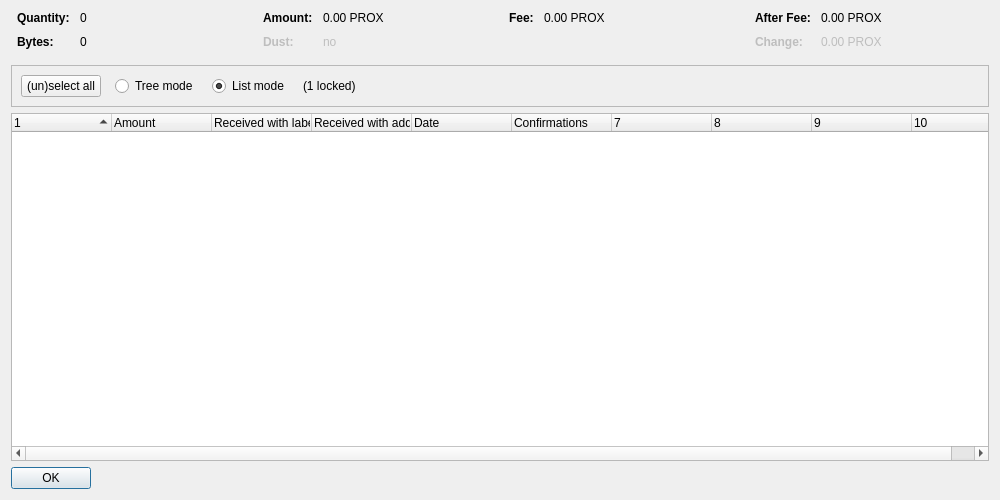
<?xml version="1.0" encoding="UTF-8"?>
<ui version="4.0">
 <class>CoinControlDialog</class>
 <widget class="QDialog" name="CoinControlDialog">
  <property name="geometry">
   <rect>
    <x>0</x>
    <y>0</y>
    <width>1000</width>
    <height>500</height>
   </rect>
  </property>
  <property name="windowTitle">
   <string>Coin Selection</string>
  </property>
  <layout class="QVBoxLayout" name="verticalLayout">
   <item>
    <layout class="QHBoxLayout" name="horizontalLayoutTop" stretch="0,0,0,0">
     <property name="topMargin">
      <number>0</number>
     </property>
     <property name="bottomMargin">
      <number>10</number>
     </property>
     <item>
      <layout class="QFormLayout" name="formLayoutCoinControl1">
       <property name="horizontalSpacing">
        <number>10</number>
       </property>
       <property name="verticalSpacing">
        <number>10</number>
       </property>
       <property name="leftMargin">
        <number>6</number>
       </property>
       <property name="rightMargin">
        <number>6</number>
       </property>
       <item row="0" column="0">
        <widget class="QLabel" name="labelCoinControlQuantityText">
         <property name="font">
          <font>
           <weight>75</weight>
           <bold>true</bold>
          </font>
         </property>
         <property name="text">
          <string>Quantity:</string>
         </property>
        </widget>
       </item>
       <item row="0" column="1">
        <widget class="QLabel" name="labelCoinControlQuantity">
         <property name="cursor">
          <cursorShape>IBeamCursor</cursorShape>
         </property>
         <property name="contextMenuPolicy">
          <enum>Qt::ActionsContextMenu</enum>
         </property>
         <property name="text">
          <string notr="true">0</string>
         </property>
         <property name="textInteractionFlags">
          <set>Qt::LinksAccessibleByMouse|Qt::TextSelectableByKeyboard|Qt::TextSelectableByMouse</set>
         </property>
        </widget>
       </item>
       <item row="1" column="0">
        <widget class="QLabel" name="labelCoinControlBytesText">
         <property name="font">
          <font>
           <weight>75</weight>
           <bold>true</bold>
          </font>
         </property>
         <property name="text">
          <string>Bytes:</string>
         </property>
        </widget>
       </item>
       <item row="1" column="1">
        <widget class="QLabel" name="labelCoinControlBytes">
         <property name="cursor">
          <cursorShape>IBeamCursor</cursorShape>
         </property>
         <property name="contextMenuPolicy">
          <enum>Qt::ActionsContextMenu</enum>
         </property>
         <property name="text">
          <string notr="true">0</string>
         </property>
         <property name="textInteractionFlags">
          <set>Qt::LinksAccessibleByMouse|Qt::TextSelectableByKeyboard|Qt::TextSelectableByMouse</set>
         </property>
        </widget>
       </item>
      </layout>
     </item>
     <item>
      <layout class="QFormLayout" name="formLayoutCoinControl2">
       <property name="horizontalSpacing">
        <number>10</number>
       </property>
       <property name="verticalSpacing">
        <number>10</number>
       </property>
       <property name="leftMargin">
        <number>6</number>
       </property>
       <property name="rightMargin">
        <number>6</number>
       </property>
       <item row="0" column="0">
        <widget class="QLabel" name="labelCoinControlAmountText">
         <property name="font">
          <font>
           <weight>75</weight>
           <bold>true</bold>
          </font>
         </property>
         <property name="text">
          <string>Amount:</string>
         </property>
        </widget>
       </item>
       <item row="0" column="1">
        <widget class="QLabel" name="labelCoinControlAmount">
         <property name="cursor">
          <cursorShape>IBeamCursor</cursorShape>
         </property>
         <property name="contextMenuPolicy">
          <enum>Qt::ActionsContextMenu</enum>
         </property>
         <property name="text">
          <string notr="true">0.00 PROX</string>
         </property>
         <property name="textInteractionFlags">
          <set>Qt::LinksAccessibleByMouse|Qt::TextSelectableByKeyboard|Qt::TextSelectableByMouse</set>
         </property>
        </widget>
       </item>
       <item row="1" column="0">
        <widget class="QLabel" name="labelCoinControlLowOutputText">
         <property name="enabled">
          <bool>false</bool>
         </property>
         <property name="font">
          <font>
           <weight>75</weight>
           <bold>true</bold>
          </font>
         </property>
         <property name="text">
          <string>Dust:</string>
         </property>
        </widget>
       </item>
       <item row="1" column="1">
        <widget class="QLabel" name="labelCoinControlLowOutput">
         <property name="enabled">
          <bool>false</bool>
         </property>
         <property name="cursor">
          <cursorShape>IBeamCursor</cursorShape>
         </property>
         <property name="contextMenuPolicy">
          <enum>Qt::ActionsContextMenu</enum>
         </property>
         <property name="text">
          <string notr="true">no</string>
         </property>
         <property name="textInteractionFlags">
          <set>Qt::LinksAccessibleByMouse|Qt::TextSelectableByKeyboard|Qt::TextSelectableByMouse</set>
         </property>
        </widget>
       </item>
      </layout>
     </item>
     <item>
      <layout class="QFormLayout" name="formLayoutCoinControl3">
       <property name="horizontalSpacing">
        <number>10</number>
       </property>
       <property name="verticalSpacing">
        <number>10</number>
       </property>
       <property name="leftMargin">
        <number>6</number>
       </property>
       <property name="rightMargin">
        <number>6</number>
       </property>
       <item row="0" column="0">
        <widget class="QLabel" name="labelCoinControlFeeText">
         <property name="font">
          <font>
           <weight>75</weight>
           <bold>true</bold>
          </font>
         </property>
         <property name="text">
          <string>Fee:</string>
         </property>
        </widget>
       </item>
       <item row="0" column="1">
        <widget class="QLabel" name="labelCoinControlFee">
         <property name="cursor">
          <cursorShape>IBeamCursor</cursorShape>
         </property>
         <property name="contextMenuPolicy">
          <enum>Qt::ActionsContextMenu</enum>
         </property>
         <property name="text">
          <string notr="true">0.00 PROX</string>
         </property>
         <property name="textInteractionFlags">
          <set>Qt::LinksAccessibleByMouse|Qt::TextSelectableByKeyboard|Qt::TextSelectableByMouse</set>
         </property>
        </widget>
       </item>
      </layout>
     </item>
     <item>
      <layout class="QFormLayout" name="formLayoutCoinControl4">
       <property name="horizontalSpacing">
        <number>10</number>
       </property>
       <property name="verticalSpacing">
        <number>10</number>
       </property>
       <property name="leftMargin">
        <number>6</number>
       </property>
       <property name="rightMargin">
        <number>6</number>
       </property>
       <item row="0" column="0">
        <widget class="QLabel" name="labelCoinControlAfterFeeText">
         <property name="font">
          <font>
           <weight>75</weight>
           <bold>true</bold>
          </font>
         </property>
         <property name="text">
          <string>After Fee:</string>
         </property>
        </widget>
       </item>
       <item row="0" column="1">
        <widget class="QLabel" name="labelCoinControlAfterFee">
         <property name="cursor">
          <cursorShape>IBeamCursor</cursorShape>
         </property>
         <property name="contextMenuPolicy">
          <enum>Qt::ActionsContextMenu</enum>
         </property>
         <property name="text">
          <string notr="true">0.00 PROX</string>
         </property>
         <property name="textInteractionFlags">
          <set>Qt::LinksAccessibleByMouse|Qt::TextSelectableByKeyboard|Qt::TextSelectableByMouse</set>
         </property>
        </widget>
       </item>
       <item row="1" column="0">
        <widget class="QLabel" name="labelCoinControlChangeText">
         <property name="enabled">
          <bool>false</bool>
         </property>
         <property name="font">
          <font>
           <weight>75</weight>
           <bold>true</bold>
          </font>
         </property>
         <property name="text">
          <string>Change:</string>
         </property>
        </widget>
       </item>
       <item row="1" column="1">
        <widget class="QLabel" name="labelCoinControlChange">
         <property name="enabled">
          <bool>false</bool>
         </property>
         <property name="cursor">
          <cursorShape>IBeamCursor</cursorShape>
         </property>
         <property name="contextMenuPolicy">
          <enum>Qt::ActionsContextMenu</enum>
         </property>
         <property name="text">
          <string notr="true">0.00 PROX</string>
         </property>
         <property name="textInteractionFlags">
          <set>Qt::LinksAccessibleByMouse|Qt::TextSelectableByKeyboard|Qt::TextSelectableByMouse</set>
         </property>
        </widget>
       </item>
      </layout>
     </item>
    </layout>
   </item>
   <item>
    <widget class="QFrame" name="frame">
     <property name="minimumSize">
      <size>
       <width>0</width>
       <height>40</height>
      </size>
     </property>
     <property name="frameShape">
      <enum>QFrame::StyledPanel</enum>
     </property>
     <property name="frameShadow">
      <enum>QFrame::Sunken</enum>
     </property>
     <layout class="QHBoxLayout" name="horizontalLayout">
      <item>
       <layout class="QHBoxLayout" name="horizontalLayoutPanel" stretch="0,0,0,0,0">
        <property name="spacing">
         <number>14</number>
        </property>
        <item>
         <widget class="QPushButton" name="pushButtonSelectAll">
          <property name="sizePolicy">
           <sizepolicy hsizetype="Maximum" vsizetype="Fixed">
            <horstretch>0</horstretch>
            <verstretch>0</verstretch>
           </sizepolicy>
          </property>
          <property name="text">
           <string>(un)select all</string>
          </property>
          <property name="autoDefault">
           <bool>false</bool>
          </property>
         </widget>
        </item>
        <item>
         <widget class="QRadioButton" name="radioTreeMode">
          <property name="sizePolicy">
           <sizepolicy hsizetype="Maximum" vsizetype="Fixed">
            <horstretch>0</horstretch>
            <verstretch>0</verstretch>
           </sizepolicy>
          </property>
          <property name="text">
           <string>Tree mode</string>
          </property>
         </widget>
        </item>
        <item>
         <widget class="QRadioButton" name="radioListMode">
          <property name="sizePolicy">
           <sizepolicy hsizetype="Maximum" vsizetype="Fixed">
            <horstretch>0</horstretch>
            <verstretch>0</verstretch>
           </sizepolicy>
          </property>
          <property name="text">
           <string>List mode</string>
          </property>
          <property name="checked">
           <bool>true</bool>
          </property>
         </widget>
        </item>
        <item>
         <widget class="QLabel" name="labelLocked">
          <property name="text">
           <string notr="true">(1 locked)</string>
          </property>
         </widget>
        </item>
        <item>
         <spacer name="horizontalSpacer">
          <property name="orientation">
           <enum>Qt::Horizontal</enum>
          </property>
          <property name="sizeHint" stdset="0">
           <size>
            <width>40</width>
            <height>20</height>
           </size>
          </property>
         </spacer>
        </item>
       </layout>
      </item>
     </layout>
    </widget>
   </item>
   <item>
    <widget class="CoinControlTreeWidget" name="treeWidget">
     <property name="contextMenuPolicy">
      <enum>Qt::CustomContextMenu</enum>
     </property>
     <property name="sortingEnabled">
      <bool>false</bool>
     </property>
     <property name="columnCount">
      <number>10</number>
     </property>
     <attribute name="headerShowSortIndicator" stdset="0">
      <bool>true</bool>
     </attribute>
     <attribute name="headerStretchLastSection">
      <bool>false</bool>
     </attribute>
     <column>
      <property name="text">
       <string/>
      </property>
     </column>
     <column>
      <property name="text">
       <string>Amount</string>
      </property>
     </column>
     <column>
      <property name="text">
       <string>Received with label</string>
      </property>
     </column>
     <column>
      <property name="text">
       <string>Received with address</string>
      </property>
     </column>
     <column>
      <property name="text">
       <string>Date</string>
      </property>
     </column>
     <column>
      <property name="text">
       <string>Confirmations</string>
      </property>
      <property name="toolTip">
       <string>Confirmed</string>
      </property>
     </column>
     <column>
      <property name="text">
       <string/>
      </property>
     </column>
     <column>
      <property name="text">
       <string/>
      </property>
     </column>
     <column>
      <property name="text">
       <string/>
      </property>
     </column>
     <column>
      <property name="text">
       <string/>
      </property>
     </column>
    </widget>
   </item>
   <item>
    <widget class="QDialogButtonBox" name="buttonBox">
     <property name="sizePolicy">
      <sizepolicy hsizetype="Maximum" vsizetype="Fixed">
       <horstretch>0</horstretch>
       <verstretch>0</verstretch>
      </sizepolicy>
     </property>
     <property name="orientation">
      <enum>Qt::Horizontal</enum>
     </property>
     <property name="standardButtons">
      <set>QDialogButtonBox::Ok</set>
     </property>
    </widget>
   </item>
  </layout>
 </widget>
 <customwidgets>
  <customwidget>
   <class>CoinControlTreeWidget</class>
   <extends>QTreeWidget</extends>
   <header>coincontroltreewidget.h</header>
  </customwidget>
 </customwidgets>
 <resources/>
 <connections/>
</ui>
